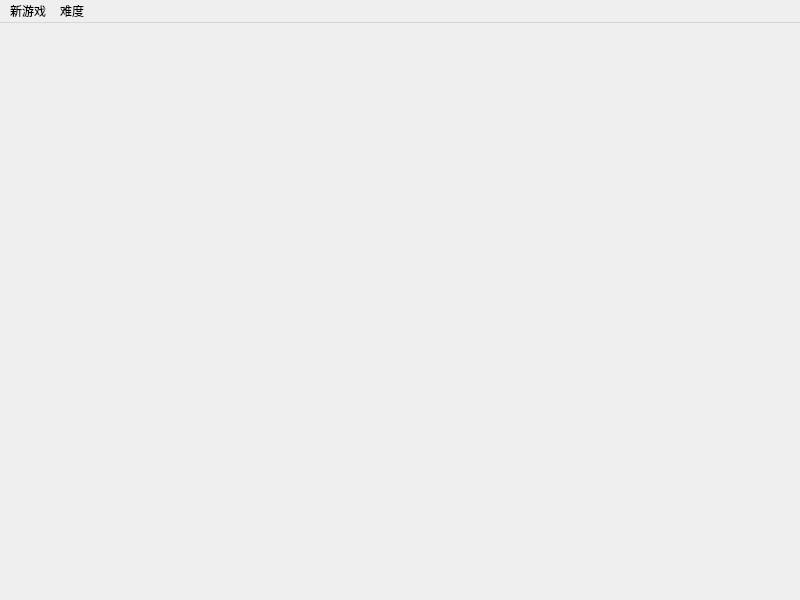
<?xml version="1.0" encoding="UTF-8"?>
<ui version="4.0">
 <class>MainWindow</class>
 <widget class="QMainWindow" name="MainWindow">
  <property name="geometry">
   <rect>
    <x>0</x>
    <y>0</y>
    <width>800</width>
    <height>600</height>
   </rect>
  </property>
  <property name="windowTitle">
   <string>MainWindow</string>
  </property>
  <widget class="QWidget" name="centralwidget"/>
  <widget class="QMenuBar" name="menubar">
   <property name="geometry">
    <rect>
     <x>0</x>
     <y>0</y>
     <width>800</width>
     <height>22</height>
    </rect>
   </property>
   <widget class="QMenu" name="menu_2">
    <property name="title">
     <string>难度</string>
    </property>
    <addaction name="actioneasy"/>
    <addaction name="separator"/>
    <addaction name="actionnormal"/>
    <addaction name="separator"/>
    <addaction name="actiondiffcult"/>
   </widget>
   <widget class="QMenu" name="menu">
    <property name="title">
     <string>新游戏</string>
    </property>
   </widget>
   <addaction name="menu"/>
   <addaction name="menu_2"/>
  </widget>
  <action name="actioneasy">
   <property name="text">
    <string>简单</string>
   </property>
  </action>
  <action name="actionnormal">
   <property name="text">
    <string>正常</string>
   </property>
   <property name="iconVisibleInMenu">
    <bool>true</bool>
   </property>
  </action>
  <action name="actiondiffcult">
   <property name="text">
    <string>困难</string>
   </property>
  </action>
 </widget>
 <resources/>
 <connections/>
</ui>
